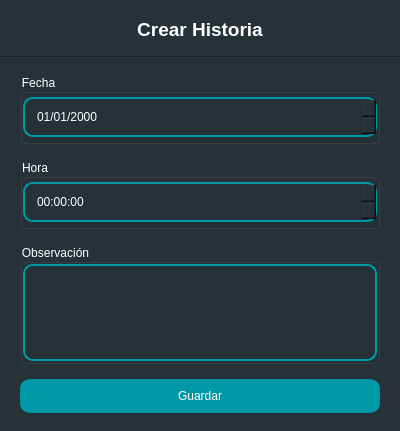
<?xml version="1.0" encoding="UTF-8"?>
<ui version="4.0">
 <class>Dialog</class>
 <widget class="QDialog" name="Dialog">
  <property name="windowModality">
   <enum>Qt::NonModal</enum>
  </property>
  <property name="geometry">
   <rect>
    <x>0</x>
    <y>0</y>
    <width>400</width>
    <height>431</height>
   </rect>
  </property>
  <property name="minimumSize">
   <size>
    <width>400</width>
    <height>400</height>
   </size>
  </property>
  <property name="maximumSize">
   <size>
    <width>400</width>
    <height>431</height>
   </size>
  </property>
  <property name="windowTitle">
   <string>Historia Dental</string>
  </property>
  <property name="styleSheet">
   <string notr="true">background-color: #263238;
color: white;</string>
  </property>
  <property name="modal">
   <bool>false</bool>
  </property>
  <layout class="QHBoxLayout" name="horizontalLayout">
   <property name="spacing">
    <number>0</number>
   </property>
   <property name="leftMargin">
    <number>0</number>
   </property>
   <property name="topMargin">
    <number>0</number>
   </property>
   <property name="rightMargin">
    <number>0</number>
   </property>
   <property name="bottomMargin">
    <number>0</number>
   </property>
   <item>
    <widget class="QWidget" name="widget" native="true">
     <property name="styleSheet">
      <string notr="true">QLineEdit {
    color:  white;
    border-style:  solid;
    border-width: 1.5px;
    border-color: #0097a7;
	border-radius: 10px;
	padding: 10px;
}

QDateEdit {
    color:  white;
    border-style:  solid;
    border-width: 1.5px;
    border-color: #0097a7;
	border-radius: 10px;
	padding: 10px;
}

QComboBox {
    color:  white;
    border-style:  solid;
    border-width: 1.5px;
    border-color: #0097a7;
	border-radius: 10px;
	padding: 10px;
}

QPlainTextEdit {
    color:  white;
    border-style:  solid;
    border-width: 1.5px;
    border-color: #0097a7;
	border-radius: 10px;
	padding: 10px;
}

QDoubleSpinBox {
    color:  white;
    border-style:  solid;
    border-width: 1.5px;
    border-color: #0097a7;
	border-radius: 10px;
	padding: 10px;
}

QTimeEdit {
    color:  white;
    border-style:  solid;
    border-width: 1.5px;
    border-color: #0097a7;
	border-radius: 10px;
	padding: 10px;
}</string>
     </property>
     <layout class="QVBoxLayout" name="verticalLayout" stretch="1,0,0">
      <property name="spacing">
       <number>6</number>
      </property>
      <property name="leftMargin">
       <number>0</number>
      </property>
      <property name="rightMargin">
       <number>0</number>
      </property>
      <item>
       <widget class="QFrame" name="frame">
        <property name="frameShape">
         <enum>QFrame::NoFrame</enum>
        </property>
        <property name="frameShadow">
         <enum>QFrame::Raised</enum>
        </property>
        <layout class="QVBoxLayout" name="verticalLayout_2" stretch="0">
         <item>
          <widget class="QLabel" name="lbl_title">
           <property name="font">
            <font>
             <pointsize>14</pointsize>
             <weight>75</weight>
             <bold>true</bold>
            </font>
           </property>
           <property name="layoutDirection">
            <enum>Qt::LeftToRight</enum>
           </property>
           <property name="styleSheet">
            <string notr="true">color: white;</string>
           </property>
           <property name="lineWidth">
            <number>1</number>
           </property>
           <property name="text">
            <string>Crear Historia</string>
           </property>
           <property name="alignment">
            <set>Qt::AlignCenter</set>
           </property>
          </widget>
         </item>
        </layout>
       </widget>
      </item>
      <item>
       <widget class="Line" name="line">
        <property name="orientation">
         <enum>Qt::Horizontal</enum>
        </property>
       </widget>
      </item>
      <item>
       <widget class="QFrame" name="frame_2">
        <property name="frameShape">
         <enum>QFrame::NoFrame</enum>
        </property>
        <property name="frameShadow">
         <enum>QFrame::Raised</enum>
        </property>
        <layout class="QVBoxLayout" name="verticalLayout_3">
         <property name="spacing">
          <number>15</number>
         </property>
         <property name="leftMargin">
          <number>20</number>
         </property>
         <property name="rightMargin">
          <number>20</number>
         </property>
         <item>
          <widget class="QGroupBox" name="groupBox">
           <property name="minimumSize">
            <size>
             <width>0</width>
             <height>70</height>
            </size>
           </property>
           <property name="maximumSize">
            <size>
             <width>16777215</width>
             <height>70</height>
            </size>
           </property>
           <property name="title">
            <string>Fecha</string>
           </property>
           <layout class="QVBoxLayout" name="verticalLayout_4">
            <property name="spacing">
             <number>0</number>
            </property>
            <property name="leftMargin">
             <number>0</number>
            </property>
            <property name="topMargin">
             <number>0</number>
            </property>
            <property name="rightMargin">
             <number>0</number>
            </property>
            <property name="bottomMargin">
             <number>0</number>
            </property>
            <item>
             <widget class="QDateEdit" name="date_fecha">
              <property name="displayFormat">
               <string>dd/MM/yyyy</string>
              </property>
             </widget>
            </item>
           </layout>
          </widget>
         </item>
         <item>
          <widget class="QGroupBox" name="groupBox_3">
           <property name="minimumSize">
            <size>
             <width>0</width>
             <height>70</height>
            </size>
           </property>
           <property name="maximumSize">
            <size>
             <width>16777215</width>
             <height>70</height>
            </size>
           </property>
           <property name="title">
            <string>Hora</string>
           </property>
           <layout class="QVBoxLayout" name="verticalLayout_6">
            <property name="spacing">
             <number>0</number>
            </property>
            <property name="leftMargin">
             <number>0</number>
            </property>
            <property name="topMargin">
             <number>0</number>
            </property>
            <property name="rightMargin">
             <number>0</number>
            </property>
            <property name="bottomMargin">
             <number>0</number>
            </property>
            <item>
             <widget class="QTimeEdit" name="time_hora">
              <property name="displayFormat">
               <string>HH:mm:ss</string>
              </property>
             </widget>
            </item>
           </layout>
          </widget>
         </item>
         <item>
          <widget class="QGroupBox" name="groupBox_2">
           <property name="title">
            <string>Observación</string>
           </property>
           <layout class="QVBoxLayout" name="verticalLayout_5">
            <property name="spacing">
             <number>0</number>
            </property>
            <property name="leftMargin">
             <number>0</number>
            </property>
            <property name="topMargin">
             <number>0</number>
            </property>
            <property name="rightMargin">
             <number>0</number>
            </property>
            <property name="bottomMargin">
             <number>0</number>
            </property>
            <item>
             <widget class="QPlainTextEdit" name="txt_observacion">
              <property name="lineWrapMode">
               <enum>QPlainTextEdit::WidgetWidth</enum>
              </property>
              <property name="placeholderText">
               <string/>
              </property>
             </widget>
            </item>
           </layout>
          </widget>
         </item>
         <item>
          <widget class="QPushButton" name="btn_save">
           <property name="cursor">
            <cursorShape>PointingHandCursor</cursorShape>
           </property>
           <property name="styleSheet">
            <string notr="true">QPushButton {
    color:  white;
	background-color: #0097a7;
	border-radius: 10px;
	padding: 10px;
}</string>
           </property>
           <property name="text">
            <string>Guardar</string>
           </property>
          </widget>
         </item>
        </layout>
       </widget>
      </item>
     </layout>
    </widget>
   </item>
  </layout>
 </widget>
 <resources/>
 <connections/>
</ui>
